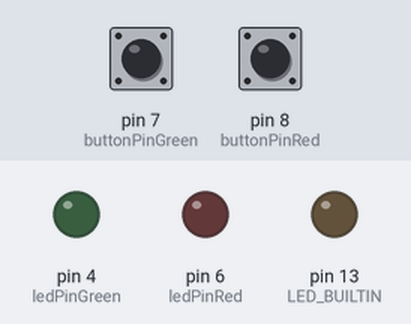
The sketch below on a simulated Arduino Uno, built with avr-gcc and run on an emulated ATmega328P. Shown: output pins drawn as LEDs (lit = HIGH). Dashed ring = blinking. The inputs (shaded band) are chosen by the test bench; at power-on: pin 7 (buttonPinGreen) HIGH, pin 8 (buttonPinRed) HIGH.

Above: at 1.2 s.
1.3 s: pin 7 (buttonPinGreen) pulled LOW for 0.15 s
At 1.7 s:
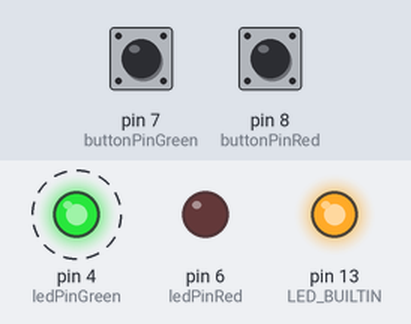
4.3 s: pin 8 (buttonPinRed) pulled LOW for 0.15 s
At 4.42 s:
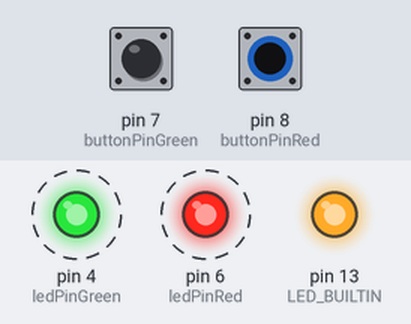
7.3 s: pin 8 (buttonPinRed) pulled LOW for 1 s
At 12.2 s:
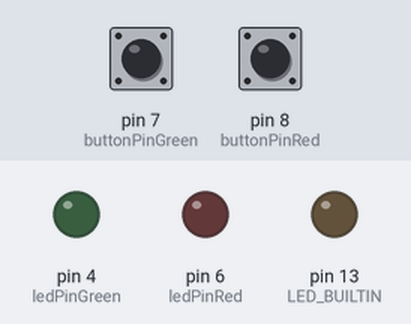
12.8 s: pin 7 (buttonPinGreen) pulled LOW for 1 s
At 13.6 s:
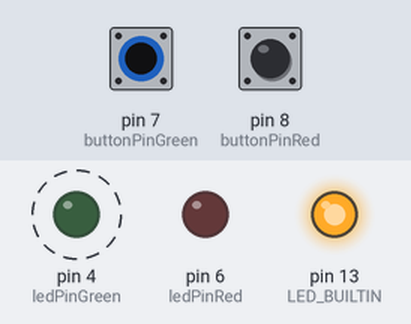
16.8 s: pin 7 (buttonPinGreen) pulled LOW for 3.2 s
At 17.5 s:
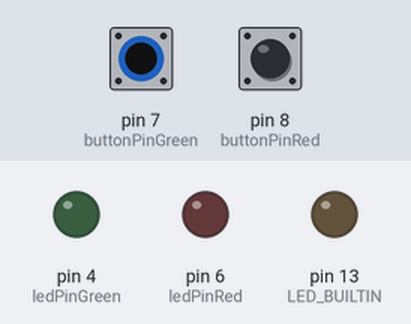
Timing chart, 0 to 19.8 s (numbered marks = the images above; inputs shaded):
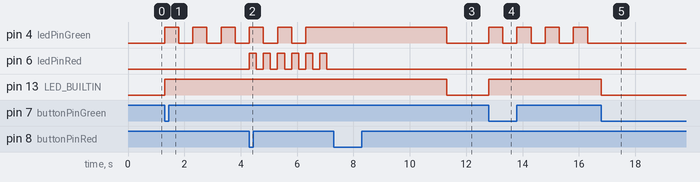

Measured:
- after the input at 1.3 s, pin 4 (ledPinGreen): alternates HIGH for 0.50 s and LOW for 0.50 s, starting at once; pin 13 (LED_BUILTIN): LOW → HIGH at once
- after the input at 4.3 s, pin 6 (ledPinRed): alternates HIGH for 0.25 s and LOW for 0.25 s, starting at once
- after the input at 7.3 s, pin 6 (ledPinRed): stops changing and stays LOW; pin 13 (LED_BUILTIN): HIGH → LOW after 4.0 s
- after the input at 12.8 s, pin 4 (ledPinGreen): alternates HIGH for 0.50 s and LOW for 0.50 s, starting at once; pin 13 (LED_BUILTIN): LOW → HIGH at once
- after the input at 16.8 s, pin 4 (ledPinGreen): stays LOW (without the input it goes to HIGH after 0.01 s); pin 13 (LED_BUILTIN): HIGH → LOW at once

The sketch:

LedButtonsNano.ino
```cpp
/*
 *  Experiment with the buttons with LED included.
 *
 *  Press button and the sequence is: flashing interval Y milliseconds for X seconds, ON for X seconds, OFF
 *  Press button again: off directly
 *
 */

#define buttonPinGreen 7
#define buttonPinRed 8
#define ledPinGreen 4
#define ledPinRed 6

enum LEDState {
    Off = 0,
    Flashing = 1,
    On = 2,
};

const int debounceDelay = 50;

bool greendebounce(bool pressedbutton, unsigned long curtime){
  static bool buttonstate = false;
  static unsigned long lastdebouncetime = 0;

  if (pressedbutton != buttonstate) {
    if ((unsigned long)(curtime - lastdebouncetime) > debounceDelay) {
      buttonstate = pressedbutton;
      // lastdebouncetime = curtime;
    }
    lastdebouncetime = curtime;
  }
  return buttonstate;
}

bool reddebounce(bool pressedbutton, unsigned long curtime){
  static bool buttonstate = false;
  static unsigned long lastdebouncetime = 0;

  if (pressedbutton != buttonstate) {
    if ((unsigned long)(curtime - lastdebouncetime) > debounceDelay) {
      buttonstate = pressedbutton;
      // lastdebouncetime = curtime;
    }
    lastdebouncetime = curtime;
  }
  return buttonstate;
}

LEDState greenledprocessing(unsigned long curtime, bool buttonpressed) {
  static LEDState ledstatus = LEDState::Off;
  static unsigned long ledinterval = 500;
  static unsigned long ledstateinterval = 5000;
  static unsigned long ledtime = 0;
  static unsigned long leddurationtime = 0;
  static bool previousbuttonpressed = false;

  if (buttonpressed) {
    if (buttonpressed != previousbuttonpressed) { // only start once
      if (ledstatus == LEDState::Off) {
        pinMode(ledPinGreen, OUTPUT);
        digitalWrite(ledPinGreen, LOW);
        ledstatus = LEDState::Flashing;
        ledtime = (unsigned long)(curtime - 2 * ledinterval); // make sure the blinking start directly
        leddurationtime = curtime;
      }
      else {
        ledstatus = LEDState::Off;
      }
    }
  }

  switch(ledstatus) {
    case LEDState::Flashing:
      if ((unsigned long)(curtime - ledtime) > ledinterval) {
        digitalWrite(ledPinGreen, !digitalRead(ledPinGreen));
        ledtime = curtime;
      }
      break;
    case LEDState::On:
      digitalWrite(ledPinGreen, HIGH);
      break;
    //case LEDState::Off:
    default:
      digitalWrite(ledPinGreen, LOW);
      pinMode(ledPinGreen, INPUT_PULLUP);
  }

  if ((unsigned long)(curtime - leddurationtime) > ledstateinterval) {
    switch(ledstatus) {
      case LEDState::Flashing:
        ledstatus = LEDState::On;
      break;
      // case LEDState::Off:
      // case LEDState::On:
      default:
        ledstatus = LEDState::Off;
    }
    leddurationtime = curtime;
  }

  previousbuttonpressed = buttonpressed;
  return ledstatus;
}

LEDState redledprocessing(unsigned long curtime, bool buttonpressed) {
  static LEDState ledstatus = LEDState::Off;
  static int ledinterval = 250;
  static int ledstateinterval = 10000;
  static unsigned long ledtime = 0;
  static unsigned long leddurationtime = 0;
  static bool previousbuttonpressed = false;

  if (buttonpressed) {
    if (buttonpressed != previousbuttonpressed) { // only start once
      if (ledstatus == LEDState::Off) {
        pinMode(ledPinRed, OUTPUT);
        digitalWrite(ledPinRed, LOW);
        ledstatus = LEDState::Flashing;
        ledtime = (unsigned long)(curtime - 2 * ledinterval); // make sure the blinking start directly
        leddurationtime = curtime;
      }
      else {
        ledstatus = LEDState::Off;
      }
    }
  }

  switch(ledstatus) {
    case LEDState::Flashing:
      if ((unsigned long)(curtime - ledtime) > ledinterval) {
        digitalWrite(ledPinRed, !digitalRead(ledPinRed));
        ledtime = curtime;
      }
      break;
    case LEDState::On:
      digitalWrite(ledPinRed, HIGH);
      break;
    //case LEDState::Off:
    default:
      digitalWrite(ledPinRed, LOW);
      pinMode(ledPinRed, INPUT_PULLUP);
  }

  if ((unsigned long)(curtime - leddurationtime) > ledstateinterval) {
    switch(ledstatus) {
      case LEDState::Flashing:
        ledstatus = LEDState::On;
      break;
      // case LEDState::Off:
      // case LEDState::On:
      default:
        ledstatus = LEDState::Off;
    }
    leddurationtime = curtime;
  }

  previousbuttonpressed = buttonpressed;
  return ledstatus;
}

void setup() {
  //Serial.begin(115200);

  pinMode(buttonPinGreen, INPUT_PULLUP);
  pinMode(buttonPinRed, INPUT_PULLUP);

  pinMode(ledPinGreen, INPUT_PULLUP);
  pinMode(ledPinRed, INPUT_PULLUP);
  //pinMode(ledPinGreen, OUTPUT);
  //pinMode(ledPinRed, OUTPUT);
  pinMode(LED_BUILTIN, OUTPUT);
}

unsigned long currentMillis = 0;    // stores the value of millis() in each iteration of loop()
bool buttonGreenPressed = false;
bool buttonRedPressed = false;
LEDState GreenIndication = LEDState::Off;
LEDState RedIndication = LEDState::Off;

void loop() {

  currentMillis = millis();   // capture the value of millis() only once in the loop

  GreenIndication = greenledprocessing(currentMillis, buttonGreenPressed);
  RedIndication = redledprocessing(currentMillis, buttonRedPressed);

  if ((RedIndication == LEDState::Off)&&(GreenIndication == LEDState::Off)){
    digitalWrite(LED_BUILTIN, LOW);
    //Serial.println(F("Builtin LED OFF"));
  }
  else {
    digitalWrite(LED_BUILTIN, HIGH);
    //Serial.println(F("Builtin LED ON"));
  }

  buttonGreenPressed = greendebounce((digitalRead(buttonPinGreen) == LOW), currentMillis);
  buttonRedPressed = reddebounce((digitalRead(buttonPinRed) == LOW), currentMillis);

}
```
